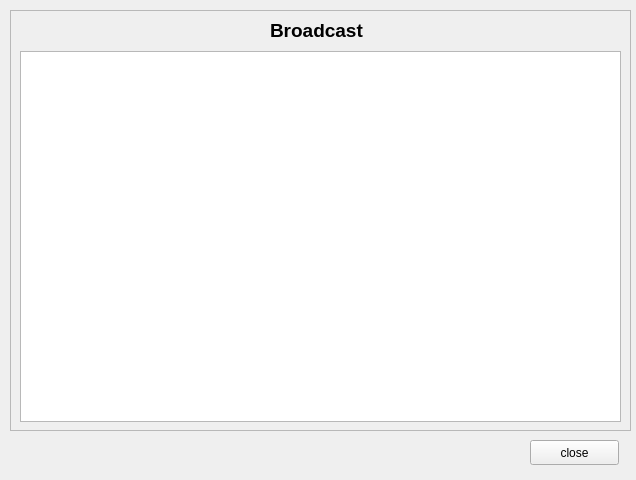
<?xml version="1.0" encoding="UTF-8"?>
<ui version="4.0">
 <class>broadcastList</class>
 <widget class="QWidget" name="broadcastList">
  <property name="geometry">
   <rect>
    <x>0</x>
    <y>0</y>
    <width>636</width>
    <height>480</height>
   </rect>
  </property>
  <property name="windowTitle">
   <string>Broadcast List</string>
  </property>
  <widget class="QFrame" name="frame">
   <property name="geometry">
    <rect>
     <x>10</x>
     <y>10</y>
     <width>621</width>
     <height>421</height>
    </rect>
   </property>
   <property name="frameShape">
    <enum>QFrame::StyledPanel</enum>
   </property>
   <property name="frameShadow">
    <enum>QFrame::Raised</enum>
   </property>
   <widget class="QLabel" name="broadcastLabel">
    <property name="geometry">
     <rect>
      <x>260</x>
      <y>0</y>
      <width>191</width>
      <height>41</height>
     </rect>
    </property>
    <property name="styleSheet">
     <string notr="true">font-size:14pt;
font-weight: bold;</string>
    </property>
    <property name="text">
     <string>Broadcast</string>
    </property>
   </widget>
   <widget class="QTableWidget" name="tableWidget">
    <property name="geometry">
     <rect>
      <x>10</x>
      <y>41</y>
      <width>601</width>
      <height>371</height>
     </rect>
    </property>
    <property name="sizePolicy">
     <sizepolicy hsizetype="Fixed" vsizetype="Fixed">
      <horstretch>0</horstretch>
      <verstretch>0</verstretch>
     </sizepolicy>
    </property>
   </widget>
  </widget>
  <widget class="QPushButton" name="okButton">
   <property name="geometry">
    <rect>
     <x>530</x>
     <y>440</y>
     <width>89</width>
     <height>25</height>
    </rect>
   </property>
   <property name="text">
    <string>close</string>
   </property>
  </widget>
 </widget>
 <resources/>
 <connections/>
</ui>
